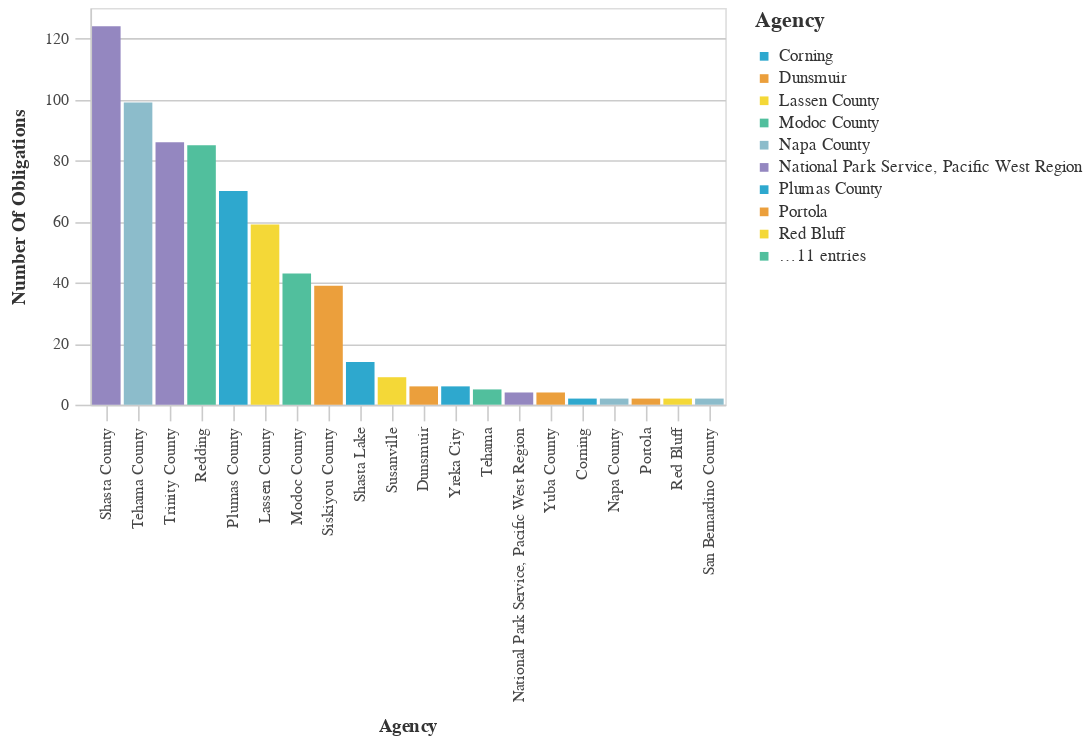

Write notebook code for a chart like this one.
### Markdown cell above
### Agencies With The Most Obligations

### Code cell
#Bar chart Agencies With The Most Obligations
chart_df = (df_top>>filter(_.variable=='primary_agency_name')).rename(columns={"value":"Agency",
                                 "count":"Number of Obligations"})
chart2 = (_dla_utils_reports.basic_bar_chart_no_save(chart_df, 'Agency', 'Number of Obligations', 'Agency', district))
    

display(chart2)

### Figure 1 — Vega-Lite specification as saved in the notebook (floating-point values rounded to 4 significant figures)
{"config": {"view": {"continuousWidth": 400, "continuousHeight": 300}, "axis": {"domainColor": "#cbcbcb", "grid": true, "gridColor": "#cbcbcb", "gridWidth": 1, "labelColor": "#474747", "labelFont": "Nunito Sans", "labelFontSize": 10, "labelPadding": 4, "tickColor": "#cbcbcb", "tickSize": 10, "titleColor": "#333", "titleFont": "Raleway", "titleFontSize": 12, "titlePadding": 10}, "axisBand": {"grid": false}, "background": "white", "font": "Raleway", "header": {"labelFont": "Nunito Sans", "titleFont": "Raleway"}, "legend": {"labelColor": "#333", "labelFont": "Nunito Sans", "labelFontSize": 11, "labelLimit": 0, "padding": 1, "symbolSize": 30, "symbolType": "square", "titleColor": "#333", "titleFont": "Raleway", "titleFontSize": 14, "titlePadding": 10}, "title": {"anchor": "middle", "font": "Raleway", "fontSize": 18, "fontWeight": 300, "offset": 20}}, "data": {"name": "data-93f9701787f019370100c3bcfdda4786"}, "mark": "bar", "encoding": {"color": {"field": "Agency", "legend": {"symbolLimit": 10, "title": "Agency"}, "scale": {"range": ["#2EA8CE", "#EB9F3C", "#F4D837", "#51BF9D", "#8CBCCB", "#9487C0"]}, "type": "nominal"}, "tooltip": [{"field": "Agency", "type": "nominal"}, {"field": "Number of Obligations", "type": "quantitative"}], "x": {"field": "Agency", "sort": "-y", "title": "Agency", "type": "nominal"}, "y": {"field": "Number of Obligations", "title": "Number Of Obligations", "type": "quantitative"}}, "height": 250, "width": 400, "$schema": "https://vega.github.io/schema/vega-lite/v4.17.0.json", "datasets": {"data-93f9701787f019370100c3bcfdda4786": [{"Agency": "Shasta County", "Number of Obligations": 124, "variable": "primary_agency_name"}, {"Agency": "Tehama County", "Number of Obligations": 99, "variable": "primary_agency_name"}, {"Agency": "Trinity County", "Number of Obligations": 86, "variable": "primary_agency_name"}, {"Agency": "Redding", "Number of Obligations": 85, "variable": "primary_agency_name"}, {"Agency": "Plumas County", "Number of Obligations": 70, "variable": "primary_agency_name"}, {"Agency": "Lassen County", "Number of Obligations": 59, "variable": "primary_agency_name"}, {"Agency": "Modoc County", "Number of Obligations": 43, "variable": "primary_agency_name"}, {"Agency": "Siskiyou County", "Number of Obligations": 39, "variable": "primary_agency_name"}, {"Agency": "Shasta Lake", "Number of Obligations": 14, "variable": "primary_agency_name"}, {"Agency": "Susanville", "Number of Obligations": 9, "variable": "primary_agency_name"}, {"Agency": "Dunsmuir", "Number of Obligations": 6, "variable": "primary_agency_name"}, {"Agency": "Yreka City", "Number of Obligations": 6, "variable": "primary_agency_name"}, {"Agency": "Tehama", "Number of Obligations": 5, "variable": "primary_agency_name"}, {"Agency": "National Park Service, Pacific West Region", "Number of Obligations": 4, "variable": "primary_agency_name"}, {"Agency": "Yuba County", "Number of Obligations": 4, "variable": "primary_agency_name"}, {"Agency": "Corning", "Number of Obligations": 2, "variable": "primary_agency_name"}, {"Agency": "Napa County", "Number of Obligations": 2, "variable": "primary_agency_name"}, {"Agency": "Portola", "Number of Obligations": 2, "variable": "primary_agency_name"}, {"Agency": "Red Bluff", "Number of Obligations": 2, "variable": "primary_agency_name"}, {"Agency": "San Bernardino County", "Number of Obligations": 2, "variable": "primary_agency_name"}]}}
